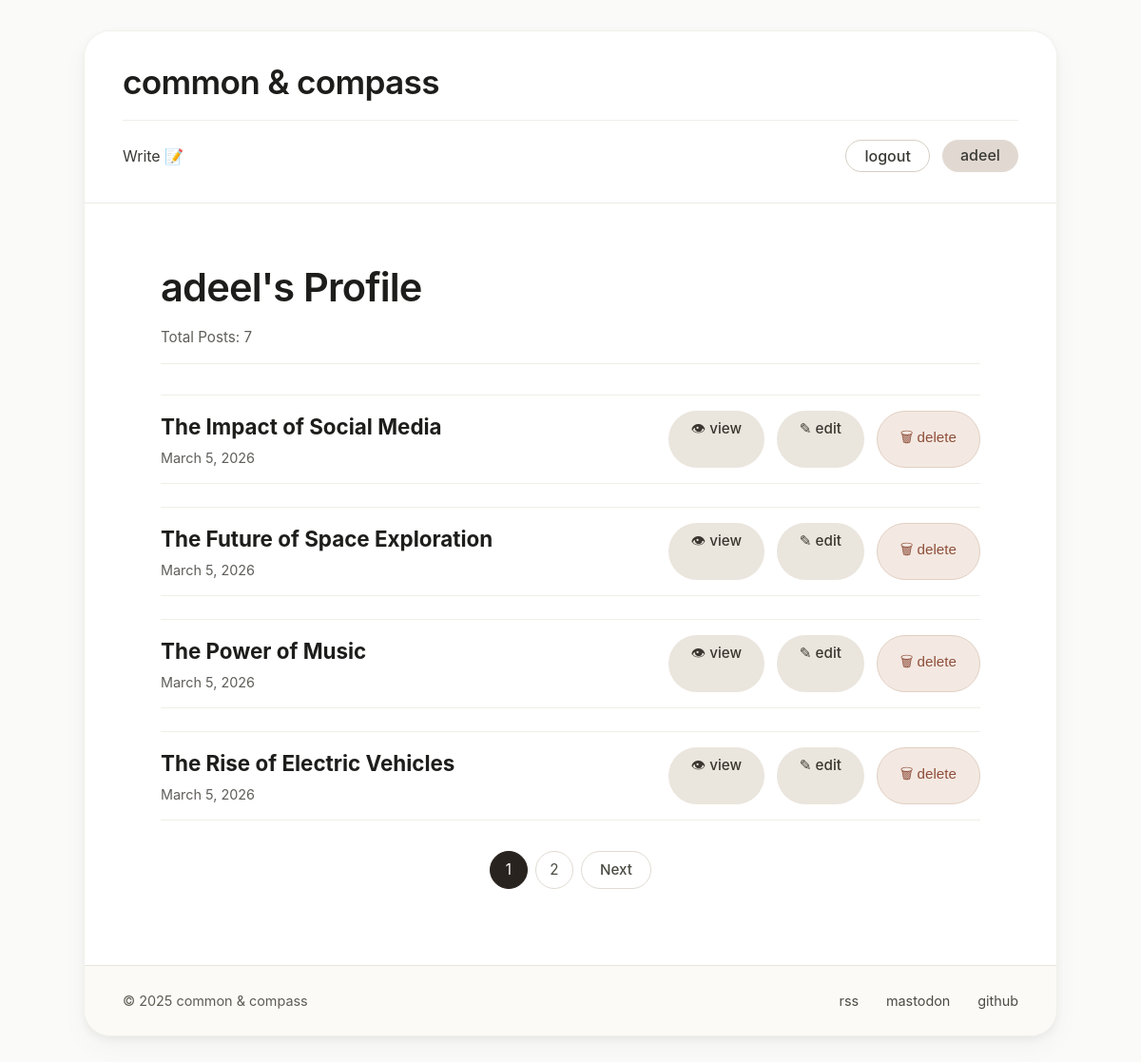
Screenshot of /profile/ (signed in) with the database file from the repository.
### posts/models.py (models this page shows)
class Post(models.Model):
    title = models.CharField(max_length=200)
    content = models.TextField()
    author = models.ForeignKey(
        User,
        on_delete=models.CASCADE,
        related_name="posts"
    )
    created_at = models.DateTimeField(auto_now_add=True)

### users/views.py (the view)
# urls.py: path('profile/', views.profile, name='profile')
@login_required
def profile(request):
    user_posts = Post.objects.filter(author=request.user).order_by('-created_at')
    paginator = Paginator(user_posts, 4)
    page_number = request.GET.get('page')
    page_obj = paginator.get_page(page_number)
    return render(request, 'profile.html', {'page_obj': page_obj})

### templates/profile.html (shortened to what this page needs)
<!doctype html>
<html lang="en">
  <head>
  </head>
  <body>
    <div class="blog">
      <header class="blog-header container">
        <h1 class="blog-title"><a href="/">common & compass</a></h1>
        <nav class="nav-links">
          <a href="/write/">Write 📝</a>
          <div class="auth-buttons">
            {% if user.is_authenticated %}
            <a href="/logout/" class="login-link">logout</a>
            <a href="/profile/" class="register-link">{{user.username}}</a>
            {% else %}
            <a href="/login/" class="login-link">log in</a>
            <a href="/register/" class="register-link">join</a>
            {% endif %}
          </div>
        </nav>
      </header>
      <div class="container">
        <article>
          <div class="container">
            <article>
              <header class="post-header">
                <h1 class="post-title">
                  {{ request.user.username }}'s Profile
                </h1>
                <div class="post-meta">
                  <span>Total Posts: {{ page_obj.paginator.count }}</span>
                </div>
              </header>
              {% if page_obj %} {% for post in page_obj %}
              <div
                class="author-actions"
                style="justify-content: space-between"
              >
                <div>
                  <h2 style="font-size: 1.4rem; margin-bottom: 0.3rem">
                    {{ post.title }}
                  </h2>
                  <p style="color: #5f5e59; font-size: 0.9rem">
                    {{ post.created_at|date:"F j, Y" }}
                  </p>
                </div>
                <div style="display: flex; gap: 0.8rem">
                  <a href="/post/{{ post.id }}/" class="edit-btn">👁 view</a>
                  <a href="/edit/{{ post.id }}/" class="edit-btn">✎ edit</a>
                  <button
                    onclick="if(confirm('Delete this post?')) window.location.href='/delete/{{ post.id }}/';"
                    class="delete-btn"
                  >
                    🗑 delete
                  </button>
                </div>
              </div>
              {% endfor %} {% endif %}
              {% if page_obj.has_other_pages %}
              <div class="pagination">
                 {% for num in page_obj.paginator.page_range %}
                {% if num >= page_obj.number|add:'-2' and num <= page_obj.number|add:'2' %}
                {% if page_obj.number == num %}
                <span class="current">{{ num }}</span>
                {% else %}
                <a href="?page={{ num }}">{{ num }}</a>
                {% endif %} {% endif %} {% endfor %} {% if page_obj.has_next %}
                <a
                  class="prev-next"
                  href="?page={{ page_obj.next_page_number }}"
                  >Next</a
                >
                {% endif %}
              </div>
              {% endif %}
            </article>
          </div>
        </article>
      </div>
      <footer class="blog-footer">
        <div class="copyright">&copy; 2025 common & compass</div>
        <div class="footer-links">
          <a href="#">rss</a>
          <a href="#">mastodon</a>
          <a href="#">github</a>
        </div>
      </footer>
    </div>
  </body>
</html>

### templates/profile.html (style rules this page uses)
* { margin: 0; padding: 0; box-sizing: border-box; }
body { background: #fafaf8; font-family: "Inter", system-ui, -apple-system, BlinkMacSystemFont, "Segoe UI", Roboto, Helvetica, Arial, sans-serif; color: #1d1d1b; line-height: 1.5; padding: 2rem 1rem; }
.blog { max-width: 1024px; margin: 0 auto; background: white; border-radius: 28px; box-shadow: 0 12px 30px rgba(0, 0, 0, 0.03), 0 4px 8px rgba(0, 0, 0, 0.05); overflow: hidden; border: 1px solid #f0f0ea; }
.container { padding: 2rem 2.5rem; }
.blog-header { border-bottom: 1px solid #eaeae4; background: #ffffff; }
.blog-title { font-size: 2.2rem; font-weight: 580; letter-spacing: -0.02em; line-height: 1.2; }
.blog-title a { text-decoration: none; color: #1d1d1b; }
.nav-links { display: flex; flex-wrap: wrap; gap: 2rem; margin-top: 1.2rem; font-weight: 430; border-top: 1px solid #efeee8; padding-top: 1.2rem; align-items: center; }
.nav-links a { text-decoration: none; color: #3a3a35; font-size: 1rem; transition: color 0.15s; }
.auth-buttons { display: flex; gap: 0.8rem; margin-left: auto; }
.login-link { background: transparent; padding: 0.25rem 1.2rem; border-radius: 40px; color: #4a443c; font-weight: 500; border: 1px solid #d6cec4; }
.register-link { background: #e1d9d1; padding: 0.25rem 1.2rem; border-radius: 40px; color: #2d2a24; font-weight: 500; }
.post-header { margin-bottom: 2rem; }
.post-title { font-size: 2.6rem; font-weight: 580; letter-spacing: -0.02em; line-height: 1.2; margin-bottom: 1rem; }
.post-meta { display: flex; flex-wrap: wrap; gap: 1.5rem; color: #5f5e59; font-size: 0.95rem; margin-bottom: 1.5rem; padding-bottom: 1rem; border-bottom: 1px solid #efeee8; }
.author-actions { display: flex; gap: 1rem; justify-content: flex-end; margin: 1rem 0 1.5rem; padding: 1rem 0; border-top: 1px solid #efeee8; border-bottom: 1px solid #efeee8; }
.edit-btn, .delete-btn { padding: 0.5rem 1.5rem; border-radius: 40px; font-size: 0.95rem; font-weight: 500; text-decoration: none; transition: 0.15s; border: none; cursor: pointer; }
.edit-btn { background: #eae5dd; color: #3b362f; }
.delete-btn { background: #f3e9e2; color: #8f4e3a; border: 1px solid #e2cfc2; }
.pagination { display: flex; justify-content: center; align-items: center; gap: 0.5rem; margin: 2rem 0 1rem; flex-wrap: wrap; }
.pagination a, .pagination span { display: inline-flex; align-items: center; justify-content: center; min-width: 2.5rem; height: 2.5rem; padding: 0 0.5rem; border-radius: 40px; text-decoration: none; color: #4a4a42; font-size: 0.95rem; transition: 0.15s; }
.pagination a { background: transparent; border: 1px solid #e0dbd2; }
.pagination .current { background: #29231f; color: white; border: 1px solid #29231f; }
.pagination .prev-next { font-weight: 500; padding: 0 1.2rem; }
.blog-footer { border-top: 1px solid #e7e5dd; background: #fbfaf7; padding: 1.6rem 2.5rem; display: flex; flex-wrap: wrap; justify-content: space-between; align-items: center; color: #5f5c54; font-size: 0.9rem; }
.footer-links { display: flex; gap: 1.8rem; }
.footer-links a { text-decoration: none; color: #4d4a42; }

### rows the page displays
Post: title "The Impact of Social Media", created_at "March 5, 2026"
Post: title "The Future of Space Exploration", created_at "March 5, 2026"
Post: title "The Power of Music", created_at "March 5, 2026"
Post: title "The Rise of Electric Vehicles", created_at "March 5, 2026"

### other values shown
{{ user.username }} "adeel"
{{ request.user.username }} "adeel"
{{ page_obj.paginator.count }} "7"
{{ num }} "1"
{{ num }} "2"
